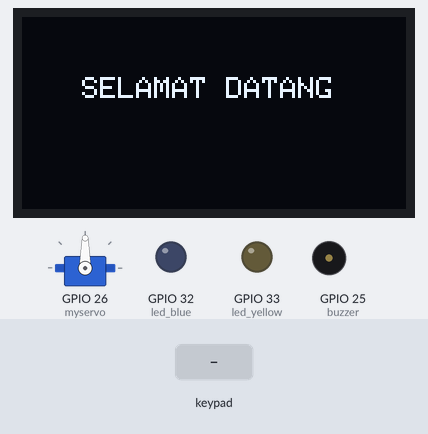
A sketch run on a simulated ESP32. On the bench: servo, 128×64 one-colour display, output pins drawn as LEDs (lit = HIGH), buzzer (waves = sounding, pin HIGH). The inputs (shaded band) are chosen by the test bench.

Above: at 3.2 s.
3.3 s: keypad keys 1 4 1 2 1 9 1 8 # pressed 0.4 s apart
At 7.4 s:
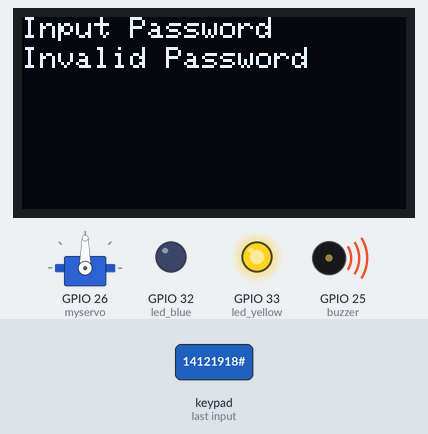
8.4 s: keypad keys 1 3 7 9 # pressed 0.4 s apart
At 10.4 s:
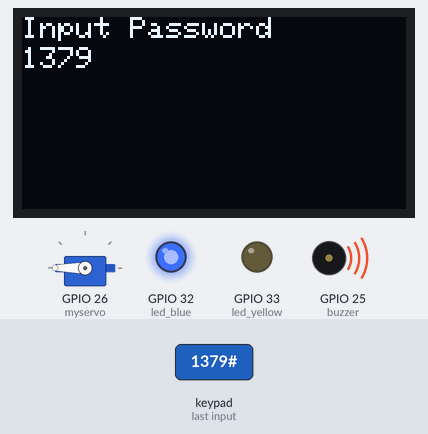
11.9 s: key '2' pressed
14.9 s: key '1' pressed
At 16.1 s:
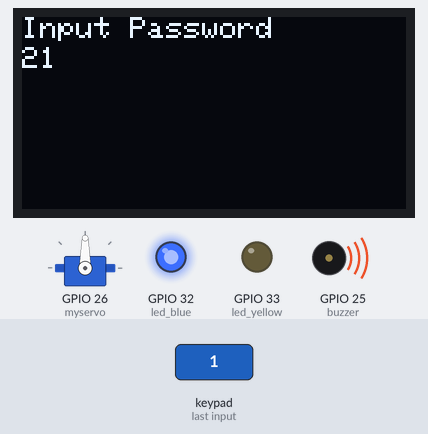
16.7 s: keypad keys 5 4 2 1 5 # pressed 0.4 s apart
At 16.93 s:
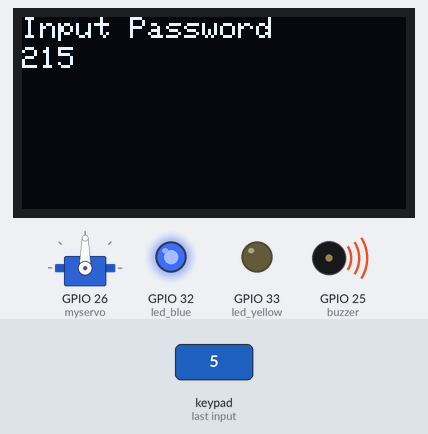
Timing chart, 0 to 20.2 s (numbered marks = the images above; inputs shaded):
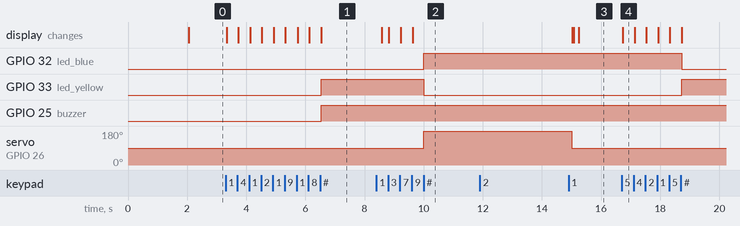

The sketch:

program.ino
```cpp
#include <Wire.h>
#include <Adafruit_GFX.h>
#include <Adafruit_SSD1306.h>
#include <Keypad.h>
#include <ESP32Servo.h>

#define TINGGI_LAYAR 64 // Tinggi layar OLED yang digunakan
#define LEBAR_LAYAR 128 // Lebar layar OLED yang digunakan

Servo myservo;
const byte ROWS = 4;    //Jumlah baris keypad
const byte COLS = 4;    //Jumlah kolom keypad

int buzzer = 25;
int led_blue = 32;
int led_yellow = 33;

Adafruit_SSD1306 oled(LEBAR_LAYAR, TINGGI_LAYAR, &Wire, -1);

char Keys[ROWS][COLS] = {   //Membuat array keypad
  {'1','2','3','A'},
  {'4','5','6','B'},
  {'7','8','9','C'},
  {'*','0','#','D'}
};

byte rowPins[ROWS] = { 14, 12, 19, 18 };
byte colPins[COLS] = { 5, 4, 2, 15 };

Keypad customKeypad = Keypad( makeKeymap(Keys), rowPins, colPins, ROWS, COLS);    //Masukkan info keypad pada library


char customKey;         //Variabel penampung input keypad
int number = 0;         //Variabel penampung nilai angka
int password = 1379;    //Password

void setup() {
  Serial.begin(9600);
  myservo.attach(26);
  pinMode(buzzer, OUTPUT);
  pinMode(led_blue, OUTPUT);
  pinMode(led_yellow, OUTPUT);

  // initialize OLED display with I2C address 0x3C
  if (!oled.begin(SSD1306_SWITCHCAPVCC, 0x3C)) {
    Serial.println(F("failed to start SSD1306 OLED"));
    while (1);
  }
  oled.clearDisplay();

  oled.setTextSize(1);         // Atur ukuran text
  oled.setTextColor(WHITE);    // Atur warna text
  oled.setCursor(20, 20);       // Atur posisi text pada display
  oled.println("SELAMAT DATANG"); // Text yang dicetak
  delay(2000);
  oled.display();
  oled.clearDisplay();// menampilkan display OLED
}

void loop() {
  oled.setTextSize(1);
  oled.setTextColor(WHITE);
  oled.setCursor(0,0);
  oled.print("Input Password");      //Tampilan pada layar LCD

  customKey = customKeypad.getKey();    //Baca input keypad

  //------------Prosedur jika input berupa angka------------//
  switch(customKey){
    case '0' ... '9':
      oled.setTextSize(1);
      oled.setTextColor(WHITE);
      oled.setCursor(0,10);
      number = number * 10 + (customKey - '0');
      oled.print(number);
      oled.display();
      oled.clearDisplay();
    break;

    //------------Jika input '#' maka cek password------------//
    case '#':
      if(number == password){          //Jika password benar, maka
        oled.setTextSize(1);
        oled.setTextColor(WHITE);
        oled.setCursor(0,10);
        oled.print("Access Accepted ");  //Tampilan LCD
        digitalWrite(led_blue, HIGH);
        digitalWrite(led_yellow, LOW);
        number = 0;
        myservo.write(180);
        delay(5000);
        myservo.write(90);
        oled.display();
        oled.clearDisplay();

      }
      else{                             //Jika salah, maka
        oled.setTextSize(1);
        oled.setTextColor(WHITE);
        oled.setCursor(0,10);
        oled.print("Invalid Password");  //Tampilan LCD
        oled.display();
        digitalWrite(buzzer, HIGH);
        digitalWrite(led_blue, LOW);
        digitalWrite(led_yellow, HIGH);
        delay(2000);
        number = 0;
        oled.clearDisplay();
      }
    break;

    //------------Jika input '*' maka hapus tampilan------------//
    case '*':
      number = 0;
      oled.clearDisplay();
    break;
  }
}/* Program Kunci Pintu dengan password input Keypad 4x4 dibuat oleh Indobot */
```

Measured:
- after the input at 3.3 s, GPIO 33 (led_yellow), GPIO 25 (buzzer): LOW → HIGH after 3.2 s; the display: first changes at once (image 1 shows a later state)
- after the input at 8.4 s, GPIO 32 (led_blue): LOW → HIGH after 1.6 s; GPIO 33 (led_yellow): HIGH → LOW after 1.6 s; servo on GPIO 26 (myservo): 90° → 180° after 1.6 s; the display: first changes after 0.18 s (image 2 shows a later state)
- after the input at 11.9 s, every drawn part: stays the same
- after the input at 16.7 s, GPIO 32 (led_blue): HIGH → LOW after 2.0 s; GPIO 33 (led_yellow): LOW → HIGH after 2.0 s; the display: changes at once (image 4)
